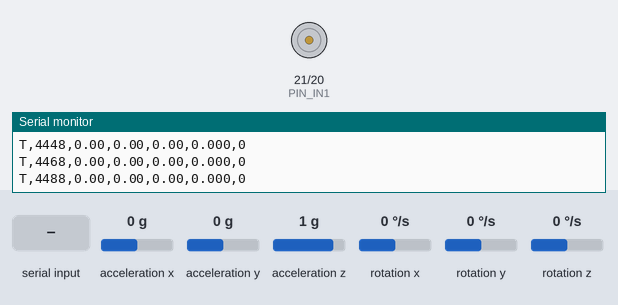
The sketch below on a simulated ESP32-C3. Shown: motor-driver pin pairs drawn as motors (green arrow = first pin HIGH = forward, orange = second pin HIGH = backward, longer = more drive), the last lines printed to the serial monitor. Wiring (inferred from the names in the program): MPU-6050 motion sensor at I2C address 0x68. The inputs (shaded band) are chosen by the test bench; at power-on: acceleration x 0 g, acceleration y 0 g, acceleration z 1 g, rotation x 0 °/s, rotation y 0 °/s, rotation z 0 °/s.

Above: at 4.5 s.
4.6 s: acceleration x set to -1.4 g
At 6.1 s:
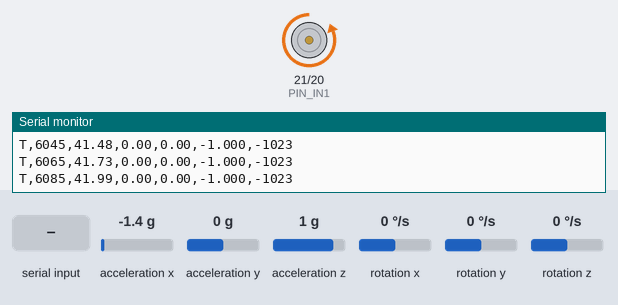
7.6 s: ",\n" received over Serial
9.1 s: "X90\n" received over Serial
10.6 s: "M,45\n" received over Serial
12.1 s: acceleration x set to 0 g
Timing chart, 0 to 15.1 s (numbered marks = the images above; inputs shaded):
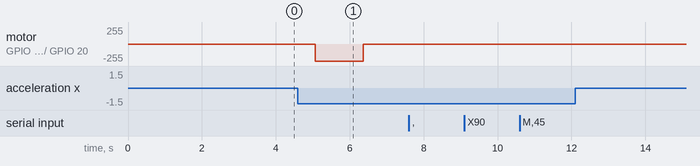

The sketch:

hw-baru.ino
```cpp
/*
  =====================================================
  FLYING STICK OTOMATIS - SENSITIVE PWM PID
  =====================================================

  BOARD  : ESP32-C3 Super Mini
  SENSOR : MPU6050
  DRIVER : DRV8833
  MOTOR  : Coreless 8520

  SERIAL MONITOR:
  Baud rate : 115200
  Line ending: Newline

  PERINTAH SERIAL:

  M,200,1           Tes motor arah 1 PWM 200
  M,400,-1          Tes motor arah 2 PWM 400
  X                 Stop motor
  S,0.05,0,0.002,0  Aktifkan PID

  FITUR:
  - Kalibrasi MPU6050 otomatis
  - Complementary filter
  - PID berbasis sudut dan gyro
  - Sensitive PWM mapping
  - Minimum PWM compensation
  - Manual motor test
  - Telemetry
  - Sensor fault protection
  - Tilt protection

  =====================================================
*/

// =====================================================
// LIBRARY
// =====================================================

#include <Arduino.h>
#include <Wire.h>
#include <math.h>
#include <stdio.h>

// =====================================================
// KONFIGURASI PIN
// =====================================================

#define TELEMETRY_ONLY 0

#define PIN_SDA 6
#define PIN_SCL 7

#define PIN_IN1 21
#define PIN_IN2 20

// =====================================================
// KONFIGURASI PWM
// =====================================================

#define PWM_FREQ 20000
#define PWM_BITS 10
#define PWM_MAX 1023

// =====================================================
// MPU6050
// =====================================================

#define MPU_ADDR 0x68

#define AX_ALONG 2
#define AX_SIDE 0
#define AX_GYRO 1

#define ALONG_POSITIVE 1

#define ANGLE_SIGN 1.0f
#define GYRO_SIGN 1.0f

// Jika motor memperbesar kemiringan,
// ubah 1 menjadi -1.
#define MOTOR_SIGN 1.0f

// =====================================================
// PARAMETER SISTEM
// =====================================================

const float LOOP_HZ = 200.0f;
const float TELEM_HZ = 50.0f;

const float ALPHA = 0.995f;

const float TILT_LIMIT_DEG = 45.0f;
const float SP_LIMIT_DEG = 30.0f;

// =====================================================
// PARAMETER PID
// =====================================================

// Starting point untuk tuning

float g_kp = 0.05f;
float g_ki = 0.0f;
float g_kd = 0.002f;

float g_setpoint = 0.0f;

// Integral anti-windup

float g_integ = 0.0f;

const float I_LIMIT = 0.30f;

// Output tambahan

const float U_BIAS = 0.0f;

// =====================================================
// SENSITIVE PWM CONFIGURATION
// =====================================================

// PWM minimum untuk mengatasi dead zone motor.
// Nilai ini perlu dikalibrasi berdasarkan motor.

const int PWM_MIN_ACTIVE = 180;

// Output PID di bawah nilai ini dianggap noise.

const float PWM_INPUT_DEADBAND = 0.015f;

// =====================================================
// KALIBRASI
// =====================================================

const int CAL_SAMPLES = 500;

const float ACC_LSB = 16384.0f;
const float GYRO_LSB = 65.5f;

// =====================================================
// VARIABEL GLOBAL
// =====================================================

float g_gyroBias = 0.0f;

float g_angle0 = 0.0f;
float g_angle = 0.0f;

bool g_armed = false;
bool g_tripped = false;

bool g_manualTest = false;

int g_manualDuty = 0;
int g_manualDir = 1;

int g_pwmSigned = 0;

bool g_pwmReady = false;
bool g_mpuOk = false;

// =====================================================
// PWM API VERSION
// =====================================================

#ifdef ESP_ARDUINO_VERSION_MAJOR

  #if ESP_ARDUINO_VERSION_MAJOR >= 3
    #define PWM_NEW_API 1
  #endif

#endif

// =====================================================
// MPU6050 WRITE
// =====================================================

bool mpuWrite(uint8_t reg, uint8_t val) {

  Wire.beginTransmission(MPU_ADDR);

  Wire.write(reg);
  Wire.write(val);

  return Wire.endTransmission() == 0;
}

// =====================================================
// MPU6050 INITIALIZATION
// =====================================================

bool mpuInit() {

  bool ok = true;

  // Wake up MPU6050
  ok &= mpuWrite(0x6B, 0x00);

  delay(100);

  // Sample rate divider
  ok &= mpuWrite(0x19, 0x00);

  // Digital low pass filter
  ok &= mpuWrite(0x1A, 0x03);

  // Gyroscope +/-500 degree/s
  ok &= mpuWrite(0x1B, 0x08);

  // Accelerometer +/-2g
  ok &= mpuWrite(0x1C, 0x00);

  return ok;
}

// =====================================================
// MPU6050 READ
// =====================================================

bool mpuRead(float acc[3], float gyr[3]) {

  Wire.beginTransmission(MPU_ADDR);

  Wire.write(0x3B);

  if (Wire.endTransmission(false) != 0) {
    return false;
  }

  if (Wire.requestFrom(
        (uint8_t)MPU_ADDR,
        (uint8_t)14
      ) != 14) {

    return false;
  }

  int16_t r[7];

  for (int i = 0; i < 7; i++) {

    uint8_t hi = Wire.read();
    uint8_t lo = Wire.read();

    r[i] = (int16_t)((hi << 8) | lo);
  }

  for (int i = 0; i < 3; i++) {

    acc[i] = r[i] / ACC_LSB;
    gyr[i] = r[i + 4] / GYRO_LSB;
  }

  return true;
}

// =====================================================
// PWM INITIALIZATION
// =====================================================

bool pwmInit() {

#ifdef PWM_NEW_API

  bool ok1 = ledcAttach(
    PIN_IN1,
    PWM_FREQ,
    PWM_BITS
  );

  bool ok2 = ledcAttach(
    PIN_IN2,
    PWM_FREQ,
    PWM_BITS
  );

  if (!ok1 || !ok2) {

    Serial.println("# ERROR PWM");

    return false;
  }

#else

  double f1 = ledcSetup(
    0,
    PWM_FREQ,
    PWM_BITS
  );

  double f2 = ledcSetup(
    1,
    PWM_FREQ,
    PWM_BITS
  );

  if (f1 <= 0 || f2 <= 0) {
    return false;
  }

  ledcAttachPin(PIN_IN1, 0);
  ledcAttachPin(PIN_IN2, 1);

#endif

  Serial.println("# PWM SIAP");

  return true;
}

// =====================================================
// PWM WRITE
// =====================================================

void pwmWrite(int in1, int in2) {

  in1 = constrain(in1, 0, PWM_MAX);
  in2 = constrain(in2, 0, PWM_MAX);

  if (!g_pwmReady) {
    return;
  }

#ifdef PWM_NEW_API

  ledcWrite(PIN_IN1, in1);
  ledcWrite(PIN_IN2, in2);

#else

  ledcWrite(0, in1);
  ledcWrite(1, in2);

#endif
}

// =====================================================
// MOTOR CONTROL RAW
// =====================================================

// Fungsi ini menggunakan PWM langsung.
// Tidak ada minimum PWM compensation.

void setMotorRaw(int signedDuty) {

  signedDuty = constrain(
    signedDuty,
    -PWM_MAX,
    PWM_MAX
  );

  int duty = abs(signedDuty);

  if (duty == 0) {

    pwmWrite(0, 0);

    g_pwmSigned = 0;
  }

  else if (signedDuty > 0) {

    pwmWrite(duty, 0);

    g_pwmSigned = duty;
  }

  else {

    pwmWrite(0, duty);

    g_pwmSigned = -duty;
  }
}

// =====================================================
// PID OUTPUT TO SENSITIVE PWM
// =====================================================

void setMotor(float u) {

  // Batasi output PID
  u = constrain(u, -1.0f, 1.0f);

  float magnitude = fabsf(u);

  // Deadband output untuk mengurangi noise
  if (magnitude <= PWM_INPUT_DEADBAND) {

    setMotorRaw(0);

    return;
  }

  // Normalisasi output PID
  float normalized = (
    magnitude - PWM_INPUT_DEADBAND
  ) / (
    1.0f - PWM_INPUT_DEADBAND
  );

  normalized = constrain(
    normalized,
    0.0f,
    1.0f
  );

  // Minimum PWM compensation
  int duty = PWM_MIN_ACTIVE +
    (int)(
      normalized *
      (PWM_MAX - PWM_MIN_ACTIVE) +
      0.5f
    );

  duty = constrain(
    duty,
    PWM_MIN_ACTIVE,
    PWM_MAX
  );

  // Arah motor
  if (u > 0) {

    setMotorRaw(duty);
  }

  else {

    setMotorRaw(-duty);
  }
}

// =====================================================
// ANGLE CALCULATION
// =====================================================

float wrap180(float a) {

  while (a > 180.0f) {
    a -= 360.0f;
  }

  while (a < -180.0f) {
    a += 360.0f;
  }

  return a;
}

const float ALONG_SGN =
  ALONG_POSITIVE ? 1.0f : -1.0f;

const float SIDE_SGN =
  ((((AX_GYRO + 1) % 3) == AX_SIDE)
  ? 1.0f : -1.0f) * ALONG_SGN;

// =====================================================
// ACCELEROMETER ANGLE
// =====================================================

float accAngleRaw(const float acc[3]) {

  return atan2f(
    SIDE_SGN * acc[AX_SIDE],
    ALONG_SGN * acc[AX_ALONG]
  ) * 180.0f / PI;
}

// =====================================================
// MPU6050 CALIBRATION
// =====================================================

bool calibrate() {

  Serial.println("# KALIBRASI MPU6050");
  Serial.println("# TAHAN STIK TEGAK DAN DIAM");

  float sumAcc[3] = {0, 0, 0};

  float sumGyro = 0;

  int good = 0;

  float acc[3];
  float gyr[3];

  for (int i = 0; i < CAL_SAMPLES; i++) {

    if (mpuRead(acc, gyr)) {

      for (int k = 0; k < 3; k++) {
        sumAcc[k] += acc[k];
      }

      sumGyro += gyr[AX_GYRO];

      good++;
    }

    delay(4);
  }

  if (good < CAL_SAMPLES / 2) {
    return false;
  }

  float avgAcc[3] = {
    sumAcc[0] / good,
    sumAcc[1] / good,
    sumAcc[2] / good
  };

  g_angle0 = accAngleRaw(avgAcc);

  g_gyroBias = sumGyro / good;

  g_angle = 0;

  Serial.printf(
    "# GYRO BIAS: %.3f\n",
    g_gyroBias
  );

  Serial.printf(
    "# SUDUT NOL: %.2f\n",
    g_angle0
  );

  Serial.println("# KALIBRASI SELESAI");

  return true;
}

// =====================================================
// SERIAL COMMAND
// =====================================================

void processLine(const char* s) {

  // STOP MOTOR

  if (s[0] == 'X' || s[0] == 'x') {

    g_armed = false;
    g_manualTest = false;

    g_manualDuty = 0;

    g_integ = 0;

    setMotorRaw(0);

    Serial.println("# MOTOR STOP");

    return;
  }

  // =================================================
  // MANUAL MOTOR TEST
  // =================================================

  if (
    (s[0] == 'M' || s[0] == 'm') &&
    s[1] == ','
  ) {

    int duty = 0;
    int direction = 0;

    if (
      sscanf(s + 2, "%d,%d", &duty, &direction) == 2 &&
      duty >= 100 &&
      duty <= 700 &&
      (direction == 1 || direction == -1)
    ) {

      if (!g_pwmReady) {

        Serial.println("# PWM BELUM SIAP");

        return;
      }

      g_armed = false;

      g_integ = 0;

      g_manualDuty = duty;

      g_manualDir = direction;

      g_manualTest = true;

      Serial.println("# MOTOR MANUAL AKTIF");
    }

    else {

      Serial.println("# FORMAT: M,400,1");
    }

    return;
  }

  // =================================================
  // PID MANUAL CONFIGURATION
  // =================================================

  if (
    (s[0] == 'S' || s[0] == 's') &&
    s[1] == ','
  ) {

    float kp, ki, kd, sp;

    if (
      sscanf(s + 2, "%f,%f,%f,%f",
             &kp, &ki, &kd, &sp) == 4 &&

      isfinite(kp) &&
      isfinite(ki) &&
      isfinite(kd) &&
      isfinite(sp) &&

      kp >= 0 &&
      ki >= 0 &&
      kd >= 0 &&

      kp <= 10 &&
      ki <= 10 &&
      kd <= 10 &&

      fabsf(sp) <= SP_LIMIT_DEG
    ) {

      if (!g_mpuOk || !g_pwmReady) {

        Serial.println("# SENSOR ATAU PWM BELUM SIAP");

        return;
      }

      g_kp = kp;
      g_ki = ki;
      g_kd = kd;

      g_setpoint = sp;

      g_manualTest = false;

      g_integ = 0;

      g_tripped = false;

      g_armed = true;

      Serial.println("# PID AKTIF");

      Serial.printf(
        "# KP: %.4f KI: %.4f KD: %.4f SP: %.2f\n",
        g_kp,
        g_ki,
        g_kd,
        g_setpoint
      );
    }

    else {

      Serial.println("# PARAMETER PID TIDAK VALID");
    }

    return;
  }

  Serial.println("# PERINTAH TIDAK DIKENAL");
}

// =====================================================
// SERIAL READER
// =====================================================

void handleSerial() {

  static char buf[64];

  static uint8_t n = 0;

  while (Serial.available()) {

    char c = (char)Serial.read();

    if (c == '\n' || c == '\r') {

      if (n > 0) {

        buf[n] = '\0';

        processLine(buf);
      }

      n = 0;
    }

    else if (n < sizeof(buf) - 1) {

      buf[n++] = c;
    }

    else {

      n = 0;
    }
  }
}

// =====================================================
// SETUP
// =====================================================

void setup() {

  Serial.begin(115200);

  delay(500);

  Serial.println();

  Serial.println(
    "# FLYING STICK SENSITIVE PWM START"
  );

  // Motor pins
  pinMode(PIN_IN1, OUTPUT);
  pinMode(PIN_IN2, OUTPUT);

  digitalWrite(PIN_IN1, LOW);
  digitalWrite(PIN_IN2, LOW);

  // PWM initialization
  g_pwmReady = pwmInit();

  setMotorRaw(0);

  // I2C initialization
  Wire.begin(PIN_SDA, PIN_SCL);

  Wire.setClock(400000);

  // MPU6050 initialization
  if (!mpuInit()) {

    Serial.println("# MPU6050 TIDAK TERDETEKSI");

    g_mpuOk = false;

    return;
  }

  // Calibration
  if (!calibrate()) {

    Serial.println("# KALIBRASI GAGAL");

    g_mpuOk = false;

    return;
  }

  g_mpuOk = true;

  // Automatic PID activation
  if (g_pwmReady) {

    g_armed = true;

    Serial.println("# MPU6050 SIAP");

    Serial.println("# PID OTOMATIS AKTIF");

  }

  else {

    g_armed = false;

    Serial.println("# PWM GAGAL");
  }

  Serial.println("# TARGET SUDUT: 0 DERAJAT");

  Serial.println("# MODE: SENSITIVE PWM");

  Serial.printf(
    "# PWM MIN ACTIVE: %d\n",
    PWM_MIN_ACTIVE
  );
}

// =====================================================
// MAIN LOOP
// =====================================================

void loop() {

  static uint32_t tPrev = micros();

  static uint32_t tTelem = 0;

  static int failCount = 0;

  const uint32_t loopUs =
    (uint32_t)(1000000.0f / LOOP_HZ);

  const uint32_t telemMs =
    (uint32_t)(1000.0f / TELEM_HZ);

  // Read serial commands
  handleSerial();

  uint32_t now = micros();

  if ((uint32_t)(now - tPrev) < loopUs) {
    return;
  }

  float dt = (now - tPrev) * 1.0e-6f;

  tPrev = now;

  if (dt > 0.05f) {
    dt = 0.05f;
  }

  // =================================================
  // MANUAL MOTOR MODE
  // =================================================

#if !TELEMETRY_ONLY

  if (g_manualTest && !g_tripped) {

    setMotorRaw(
      g_manualDir * g_manualDuty
    );

    return;
  }

#endif

  // =================================================
  // SENSOR CHECK
  // =================================================

  if (!g_mpuOk) {

    setMotorRaw(0);

    return;
  }

  float acc[3];
  float gyr[3];

  if (!mpuRead(acc, gyr)) {

    failCount++;

    if (failCount >= 5) {

      g_tripped = true;

      g_armed = false;

      g_manualTest = false;

      setMotorRaw(0);

      Serial.println("# FAULT MPU6050");
    }

    return;
  }

  failCount = 0;

  // =================================================
  // COMPLEMENTARY FILTER
  // =================================================

  float gyro =
    ANGLE_SIGN *
    GYRO_SIGN *
    (gyr[AX_GYRO] - g_gyroBias);

  float accAng =
    ANGLE_SIGN *
    wrap180(accAngleRaw(acc) - g_angle0);

  g_angle =
    ALPHA * (g_angle + gyro * dt) +
    (1.0f - ALPHA) * accAng;

  // =================================================
  // TILT PROTECTION
  // =================================================

  if (
    fabsf(g_angle) > TILT_LIMIT_DEG &&
    !g_tripped
  ) {

    g_tripped = true;

    g_armed = false;

    setMotorRaw(0);

    Serial.println(
      "# TRIP: SUDUT MELEBIHI 45 DERAJAT"
    );
  }

  // =================================================
  // PID CALCULATION
  // =================================================

  float error =
    g_setpoint - g_angle;

  // Proportional
  float pTerm =
    g_kp * error;

  // Derivative on measurement
  float dTerm =
    -g_kd * gyro;

  // Calculate preliminary output
  float uTry =
    pTerm +
    dTerm +
    U_BIAS +
    g_ki * g_integ;

  // Anti-windup
  bool sat =
    fabsf(uTry) >= 1.0f;

  if (!sat || (uTry * error < 0)) {

    g_integ += error * dt;
  }

  // Integral limit
  if (g_ki > 1.0e-6f) {

    float lim = I_LIMIT / g_ki;

    g_integ = constrain(
      g_integ,
      -lim,
      lim
    );
  }

  // Final PID output
  float u =
    pTerm +
    dTerm +
    U_BIAS +
    g_ki * g_integ;

  u = constrain(
    u,
    -1.0f,
    1.0f
  );

  // =================================================
  // MOTOR CONTROL
  // =================================================

#if TELEMETRY_ONLY

  setMotorRaw(0);

#else

  if (g_tripped || !g_armed) {

    setMotorRaw(0);
  }

  else {

    // Tidak menggunakan angle deadband.
    // Motor dapat melakukan koreksi
    // selama output PID melewati deadband.

    setMotor(MOTOR_SIGN * u);
  }

#endif

  // =================================================
  // TELEMETRY
  // =================================================

  uint32_t ms = millis();

  if (ms - tTelem >= telemMs) {

    tTelem = ms;

    Serial.printf(
      "T,%lu,%.2f,%.2f,%.2f,%.3f,%d\n",
      (unsigned long)ms,
      g_angle,
      gyro,
      g_setpoint,
      u,
      g_pwmSigned
    );
  }
}
```

Measured:
- after the input at 4.6 s, motor on GPIO 21 (PIN_IN1) / GPIO 20 (PIN_IN2): stopped → backward 255/255 after 0.47 s, → stopped 1.3 s later
